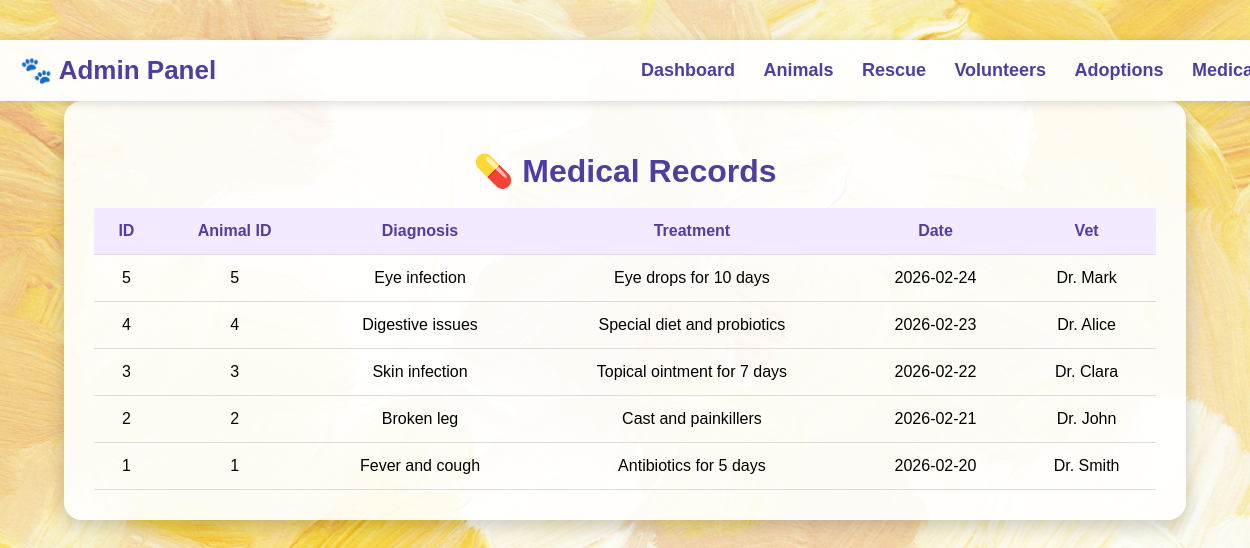
The page /view_medical.php on the database its author committed.
### tables this page shows
CREATE TABLE `medical_records` (
  `Record_id` int(11) NOT NULL,
  `Animal_id` int(11) DEFAULT NULL,
  `Diagnosis` varchar(255) DEFAULT NULL,
  `Treatment` varchar(255) DEFAULT NULL,
  `Date` date DEFAULT NULL,
  `Vet_name` varchar(100) DEFAULT NULL
);

### view_medical.php (the view, shortened to what this page needs)
<?php
include "db.php";
$result = mysqli_query($conn, "SELECT * FROM medical_records ORDER BY Date DESC");
?>
<html>
<head>
</head>
<body>
<div class="navbar">
    <div class="title">🐾 Admin Panel</div>
    <div>
        <a href="dashboard.php">Dashboard</a>
        <a href="view_animals.php">Animals</a>
        <a href="view_rescue.php">Rescue</a>
        <a href="view_volunteer.php">Volunteers</a>
        <a href="view_adoption.php">Adoptions</a>
        <a href="view_medical.php">Medical</a>
    </div>
</div>
<div class="table-box">
    <h1>💊 Medical Records</h1>
    <table>
        <tr>
            <th>ID</th>
            <th>Animal ID</th>
            <th>Diagnosis</th>
            <th>Treatment</th>
            <th>Date</th>
            <th>Vet</th>
        </tr>
        <?php while($row = mysqli_fetch_assoc($result)) { ?>
        <tr>
            <td><?php echo $row['Record_id']; ?></td>
            <td><?php echo $row['Animal_id']; ?></td>
            <td><?php echo htmlspecialchars($row['Diagnosis']); ?></td>
            <td><?php echo htmlspecialchars($row['Treatment']); ?></td>
            <td><?php echo $row['Date']; ?></td>
            <td><?php echo htmlspecialchars($row['Vet_name']); ?></td>
        </tr>
        <?php } ?>
    </table>
</div>
</body>
</html>

### view_medical.php (style rules this page uses)
body { background-image: url("img/all.jpg"); background-size: cover; background-attachment: fixed; padding: 40px 0; margin: 0; font-family: Arial, sans-serif; }
.navbar { width: 100%; background: rgba(255,255,255,0.95); display: flex; padding: 15px 20px; justify-content: space-between; align-items: center; position: sticky; top: 0; box-shadow: 0 2px 10px rgba(0,0,0,0.15); }
.navbar a { text-decoration: none; color: #4f3ea0; font-size: 18px; font-weight: 600; margin: 0 12px; }
.title { font-size:26px; font-weight:bold; color:#4f3ea0; }
.table-box { width:85%; margin:auto; background:rgba(255,255,255,0.9); padding:30px; border-radius:18px; box-shadow:0 6px 18px rgba(0,0,0,0.18); }
h1 { text-align:center; color:#4f3ea0; margin-bottom:18px; }
table { width:100%; border-collapse:collapse; }
th, td { padding:14px; border-bottom:1px solid #ddd; text-align:center; }
th { background:#f3eaff; color:#4f3ea0; }

### rows shown on the page
medical_records: Record_id "5", Animal "5", Diagnosis "Eye infection", Treatment "Eye drops for 10 days", Date "2026-02-24", Vet_name "Dr. Mark"
medical_records: Record_id "4", Animal "4", Diagnosis "Digestive issues", Treatment "Special diet and probiotics", Date "2026-02-23", Vet_name "Dr. Alice"
medical_records: Record_id "3", Animal "3", Diagnosis "Skin infection", Treatment "Topical ointment for 7 days", Date "2026-02-22", Vet_name "Dr. Clara"
medical_records: Record_id "2", Animal "2", Diagnosis "Broken leg", Treatment "Cast and painkillers", Date "2026-02-21", Vet_name "Dr. John"
medical_records: Record_id "1", Animal "1", Diagnosis "Fever and cough", Treatment "Antibiotics for 5 days", Date "2026-02-20", Vet_name "Dr. Smith"
